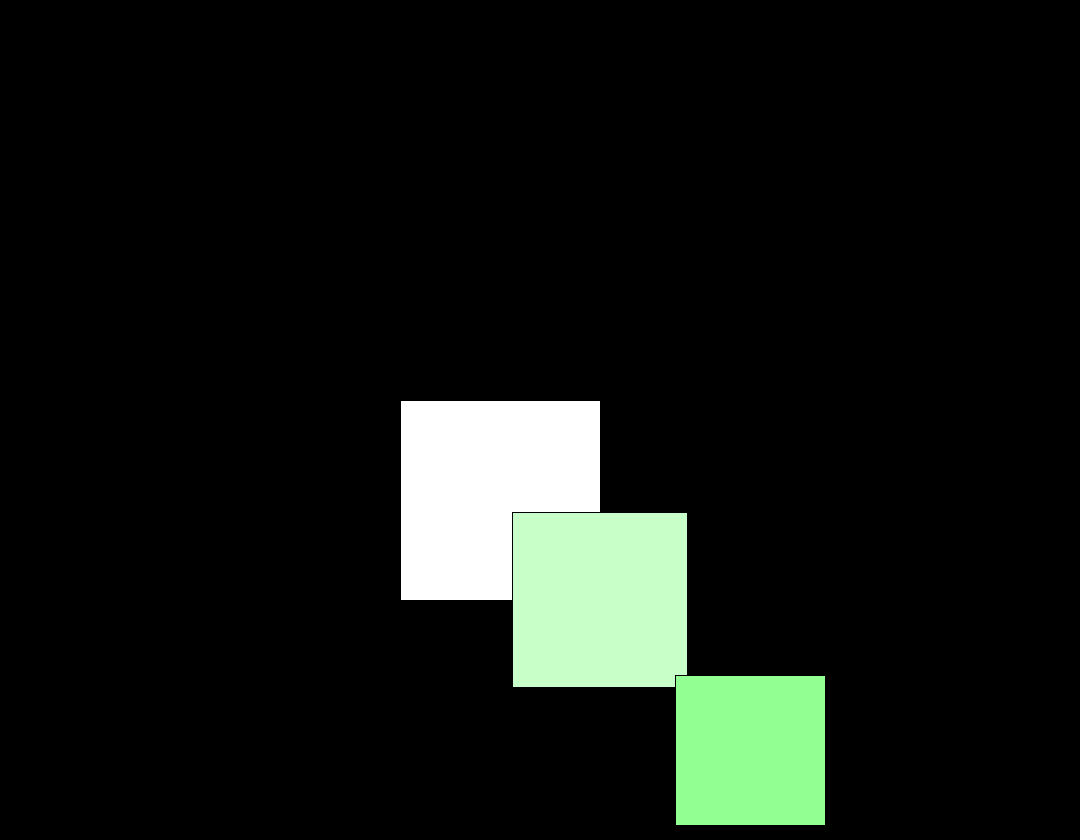
Frame 1 (no input)
Frame 60 (the mouse pressed at the canvas centre just before this capture): identical to frame 1, image omitted
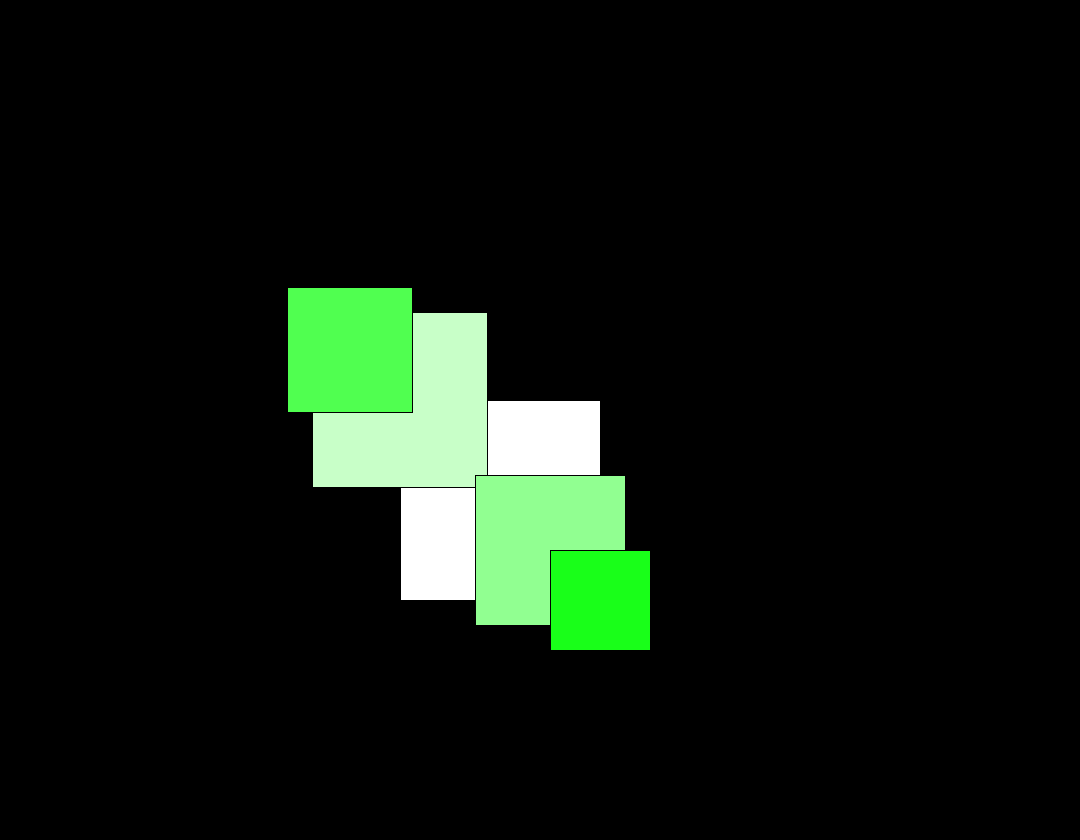
Frame 120 (the mouse held since frame 60 and released just before this capture)

The Processing sketch that drew these frames (run headless with seeded random() and noise(); from frame 60 on, the mouse is pressed at the canvas centre):

// Processing sketch: processing_50992
// ── processing_50992.pde

// Code Written By: Chukwudi T. Unonu
// Date: 02/02/2012
// ARTT489i - Advanced Digital Imaging
// Instructor: Prof. Brandon Morse
// University of Maryland, College Park, MD
//
// Made With: Apple MAC OSX 10.5.8
// Processor 3.06 GHz Intel Core Duo
// Memory 4 GB 1067 MHZ DDR3
//

// "Pushing The Matrix" (Part II) (Continued sketch")


void setup()
{
  size(1080,840);
    
  
  
}

void draw()
{
// Black background
 background(0); 
  
  //Push Matrix
  //If you push the Marixlater on, you have to pop the matrix...
  pushMatrix();
  
 
  //translat will now move it to whatever coordinates you place it
  translate(500,500);
  rectMode(CENTER);
  // Radians Info... via WikiPedia <http://en.wikipedia.org/wiki/Radians>
  rotate( radians (mouseX) );
  fill(255,255,255);
  rect(0,0,200,200);
 
  //"'you can run push-pop Matrix as many times as you want, provided you pop back out at some point...'" - Prof. Brandon Morse  
  translate(100,100);
  rectMode(CENTER);
  rotate( radians (-mouseX) );
  fill(200,255,200);
  rect(0,0,175,175);
  
  translate(150,150);
  rectMode(CENTER);
  rotate( radians (-mouseX) );
  fill(145,255,145);
  rect(0,0,150,150);
  
  translate(200,200);
  rectMode(CENTER);
  rotate( radians (-mouseX) );
  fill(80,255,80);
  rect(0,0,125,125);
  
  translate(250,250);
  rectMode(CENTER);
  rotate( radians (-mouseX) );
  fill(25,255,25);
  rect(0,0,100,100);
  
  //The above is like a "tail"
  // Instructor was suprisingly/shocking impressed by the above example when run! :-)
  //Order of operations is "backwars according to a fellow class peer"
  
  //"'Remember: Anything that turns blue is a built in variable!'" - Prof. Brandon Morse
  
  //popping the matrix
  popMatrix();
  
  

}
